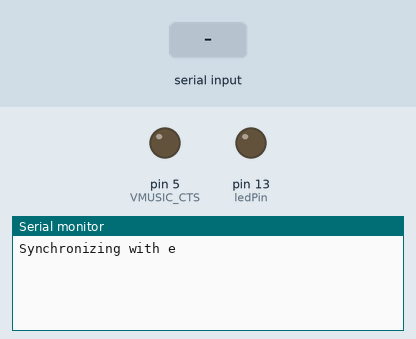
Simulated run of this sketch. Board: Arduino Uno, built for the host (arithmetic inside an expression is 32-bit, double 64-bit). Shown: output pins drawn as LEDs (lit = HIGH), the last lines printed to the serial monitor. Inputs (shaded band) come from the test bench.

Above: at 1.8 s.
1.9 s: "1" received over the second serial link
At 2.4 s:
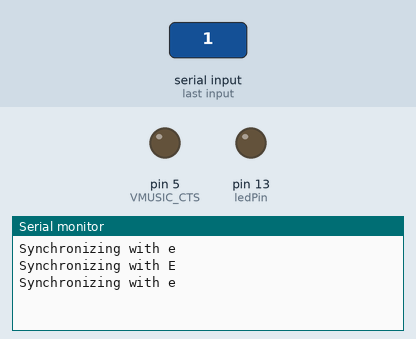
3.4 s: "0" received over the second serial link
At 4.7 s:
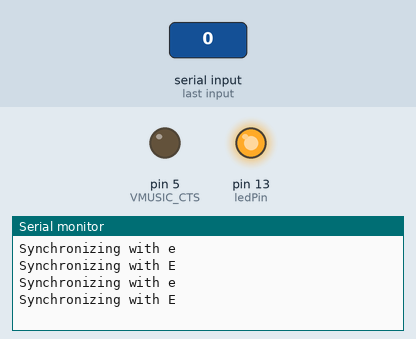

The sketch:

vmusic.pde
```cpp
#include <ctype.h>

#include <avr/interrupt.h>
#include <SoftwareSerial.h>

#define VMUSIC_CTS 5  //to VMUSIC CTS pin 6 (or ground!)
#define VMUSIC_RX 2  //to VMUSIC TXD pin 5
#define VMUSIC_TX 3  //to VMUSIC RXD pin 4
#define ledPin 13

// set up a new serial port
SoftwareSerial mySerial =  SoftwareSerial(VMUSIC_RX, VMUSIC_TX);  //(RXpin, TXpin)
int mostRecent = 0;

void setup() {
    Serial.begin(9600);      // opens serial port, sets data rate to 9600 bps

    // define pin modes for tx, rx, led pins:
    pinMode(VMUSIC_CTS, OUTPUT);
    pinMode(VMUSIC_RX, INPUT);
    pinMode(VMUSIC_TX, OUTPUT);
    pinMode(ledPin, OUTPUT);  // declare LED as output
    digitalWrite(ledPin, LOW);

    // set the data rate for the SoftwareSerial port:
    mySerial.begin(9600);

    //This will allow softwareSerial to process incoming automatically:
    attachInterrupt(0, readSoftwareSerial, LOW);

    //Tells VMUSIC that hardware is connected:
    digitalWrite(VMUSIC_CTS, LOW);

    delay(1000);

    mySerial.print(0x10, BYTE);
    mySerial.print(0x0d, BYTE);

    synchronize();
    mySerial.print(0x10, BYTE);
    mySerial.print(0x0d, BYTE);
    setVolume(0xE0);
    synchronize();
}


void loop() {
    bool serialReceived = false;
    if(Serial.available() > 0){
        noInterrupts();
        digitalWrite(VMUSIC_CTS, LOW);
    }
    while(Serial.available() > 0){
        char incoming = Serial.read();
        mySerial.print(incoming);
        serialReceived = true;
    }
    if (serialReceived) {
        Serial.println("");
        mySerial.print(13,BYTE);  //carriage-return for VMUSIC2
        serialReceived = false;
    }
    interrupts();  //re-enable softwareSerial
}

void synchronize() {
    digitalWrite(ledPin, LOW);
    noInterrupts();
    mostRecent = -1;
    Serial.println("Synchronizing with e");
    mySerial.print(0x65, BYTE);
    mySerial.print(0x0d, BYTE);
    while (mostRecent == -1 && mostRecent != 'e') {
        mostRecent = mySerial.read();
    }

    Serial.println("Synchronizing with E");
    mySerial.print(0x45, BYTE);
    mySerial.print(0x0d, BYTE);
    while (mostRecent == -1 && mostRecent != 'E') {
        mostRecent = mySerial.read();
    }
    interrupts();
    digitalWrite(ledPin, HIGH);
}

void setVolume(byte level) {
    mySerial.print(0x88, BYTE);
    mySerial.print(0x20, BYTE);
    mySerial.print(level, BYTE);
    mySerial.print(0x0d, BYTE);
}

void readSoftwareSerial(){
    noInterrupts();
    // digitalWrite(ledPin, HIGH);
    mostRecent = mySerial.read();
    if (isprint(mostRecent)) {
        Serial.print(mostRecent, BYTE);
    } else if (mostRecent == 0x0d) {
        // Ignore
    } else {
        Serial.print("\\0x");
        Serial.print(mostRecent, HEX);
    }

    // digitalWrite(ledPin, LOW);
    interrupts();
}
```

Measured:
- after the input at 1.9 s, the serial monitor: prints a new line at once (image 1)
- after the input at 3.4 s, pin 13 (ledPin): LOW → HIGH at once
